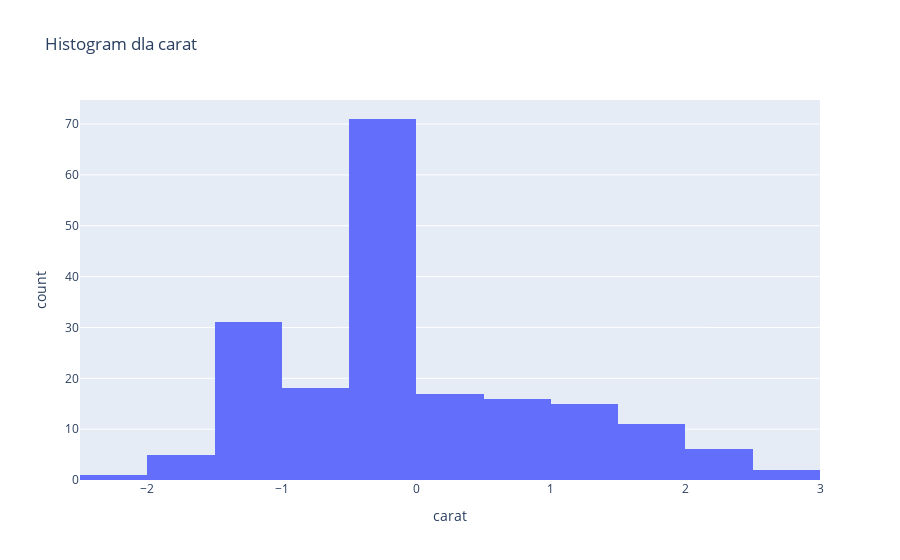
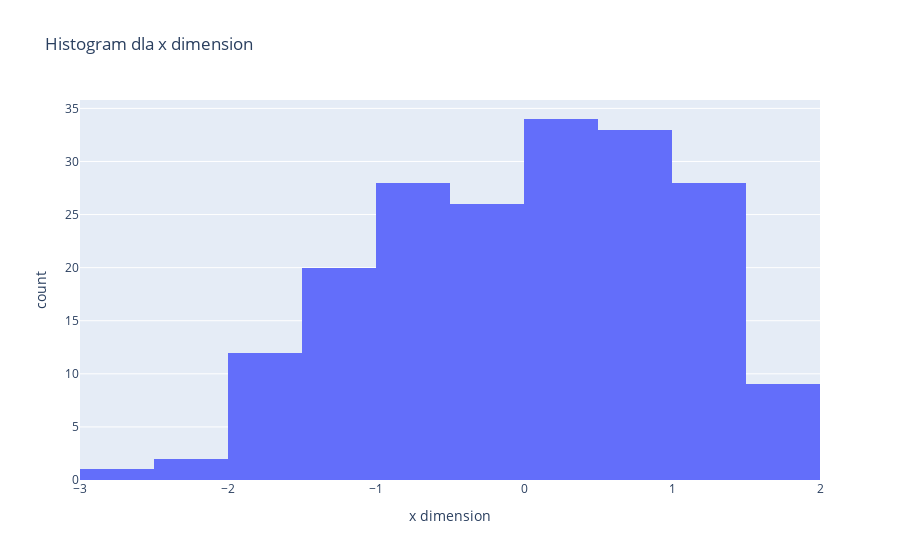
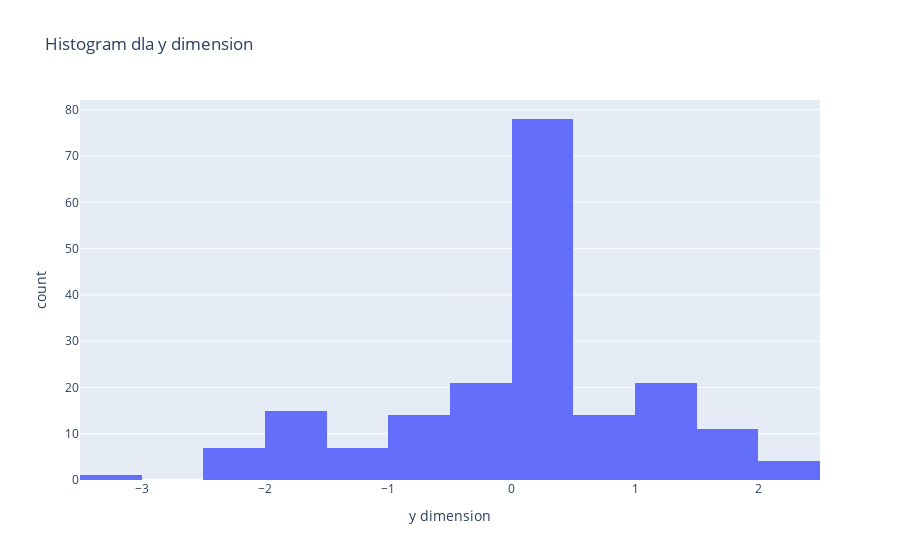
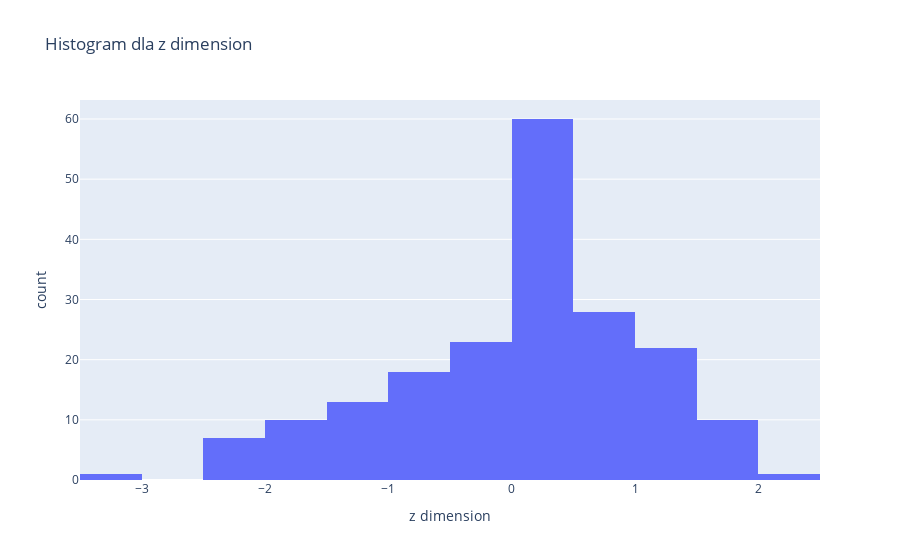

The notebook cell saved with these charts, in order:
### Markdown cell above
II ETAP

### Code cell
# Wizualizacja rozkładu zmiennych numerycznych
for col in numeric_columns:
    fig = px.histogram(data, x=col, title=f'Histogram dla {col}')
    fig.show()

# Wizualizacja zależności ceny od zmiennych numerycznych
for col in numeric_columns:
    if col != 'price':
        fig = px.scatter(data, x=col, y='price', title=f'Zależność ceny od {col}')
        fig.show()

# Wizualizacja rozkładu zmiennych kategorycznych oraz zależności ceny od zmiennych kategorycznych
for col in categorical_columns:
    fig = px.histogram(data, x=col, title=f'Rozkład zmiennej kategorycznej {col}')
    fig.show()
    fig = px.box(data, x=col, y='price', title=f'Zależność ceny od kategorii {col}')
    fig.show()

### Figure 1 — Plotly figure (JSON) as saved in the notebook; plotly's stock layout.template omitted (floating-point values rounded to 4 significant figures; data arrays with more than 128 entries replaced by an {"elided": "..."} marker saying what was removed)
{"data": [{"alignmentgroup": "True", "bingroup": "x", "hovertemplate": "carat=%{x}<br>count=%{y}<extra></extra>", "legendgroup": "", "marker": {"color": "#636efa", "pattern": {"shape": ""}}, "name": "", "offsetgroup": "", "orientation": "v", "showlegend": false, "type": "histogram", "x": {"elided": "193 float values"}, "xaxis": "x", "yaxis": "y"}], "layout": {"barmode": "relative", "legend": {"tracegroupgap": 0}, "title": {"text": "Histogram dla carat"}, "xaxis": {"anchor": "y", "domain": [0, 1], "title": {"text": "carat"}}, "yaxis": {"anchor": "x", "domain": [0, 1], "title": {"text": "count"}}}}

### Figure 2 — Plotly figure (JSON) as saved in the notebook; plotly's stock layout.template omitted (floating-point values rounded to 4 significant figures; data arrays with more than 128 entries replaced by an {"elided": "..."} marker saying what was removed)
{"data": [{"alignmentgroup": "True", "bingroup": "x", "hovertemplate": "x dimension=%{x}<br>count=%{y}<extra></extra>", "legendgroup": "", "marker": {"color": "#636efa", "pattern": {"shape": ""}}, "name": "", "offsetgroup": "", "orientation": "v", "showlegend": false, "type": "histogram", "x": {"elided": "193 float values"}, "xaxis": "x", "yaxis": "y"}], "layout": {"barmode": "relative", "legend": {"tracegroupgap": 0}, "title": {"text": "Histogram dla x dimension"}, "xaxis": {"anchor": "y", "domain": [0, 1], "title": {"text": "x dimension"}}, "yaxis": {"anchor": "x", "domain": [0, 1], "title": {"text": "count"}}}}

### Figure 3 — Plotly figure (JSON) as saved in the notebook; plotly's stock layout.template omitted (floating-point values rounded to 4 significant figures; data arrays with more than 128 entries replaced by an {"elided": "..."} marker saying what was removed)
{"data": [{"alignmentgroup": "True", "bingroup": "x", "hovertemplate": "y dimension=%{x}<br>count=%{y}<extra></extra>", "legendgroup": "", "marker": {"color": "#636efa", "pattern": {"shape": ""}}, "name": "", "offsetgroup": "", "orientation": "v", "showlegend": false, "type": "histogram", "x": {"elided": "193 float values"}, "xaxis": "x", "yaxis": "y"}], "layout": {"barmode": "relative", "legend": {"tracegroupgap": 0}, "title": {"text": "Histogram dla y dimension"}, "xaxis": {"anchor": "y", "domain": [0, 1], "title": {"text": "y dimension"}}, "yaxis": {"anchor": "x", "domain": [0, 1], "title": {"text": "count"}}}}

### Figure 4 — Plotly figure (JSON) as saved in the notebook; plotly's stock layout.template omitted (floating-point values rounded to 4 significant figures; data arrays with more than 128 entries replaced by an {"elided": "..."} marker saying what was removed)
{"data": [{"alignmentgroup": "True", "bingroup": "x", "hovertemplate": "z dimension=%{x}<br>count=%{y}<extra></extra>", "legendgroup": "", "marker": {"color": "#636efa", "pattern": {"shape": ""}}, "name": "", "offsetgroup": "", "orientation": "v", "showlegend": false, "type": "histogram", "x": {"elided": "193 float values"}, "xaxis": "x", "yaxis": "y"}], "layout": {"barmode": "relative", "legend": {"tracegroupgap": 0}, "title": {"text": "Histogram dla z dimension"}, "xaxis": {"anchor": "y", "domain": [0, 1], "title": {"text": "z dimension"}}, "yaxis": {"anchor": "x", "domain": [0, 1], "title": {"text": "count"}}}}
